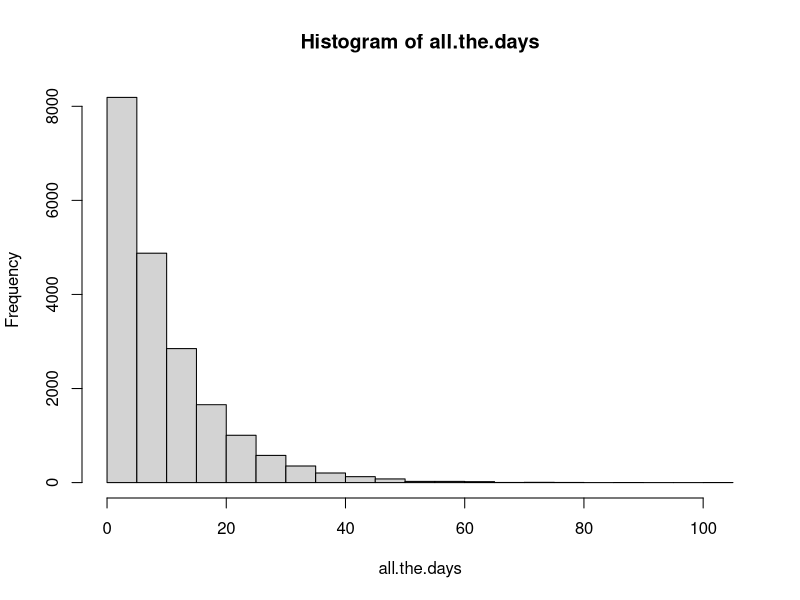
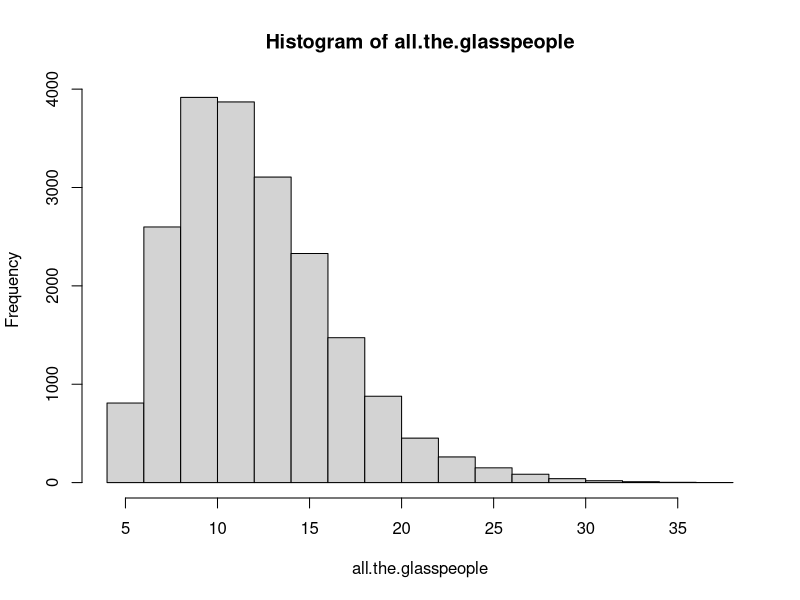

Reproduce these figures in R, in order.
## ---- chunk 1
day.number = 0
current.day = 0
while(current.day != "rain"){
  day.number = day.number + 1
  current.day = sample(c("rain","norain"), 1,prob = c(0.1,0.9))
}

day.number
current.day
## ---- chunk 2
all.the.days  = sapply(1:20000,function(i){
  day.number = 0
  current.day = 0 
  while(current.day != "rain"){
    day.number = day.number + 1
    current.day = sample(c("rain","norain"), 1,prob = c(0.1,0.9))
  }
  how.many = day.number
  return(how.many)
})
hist(all.the.days)
## ---- chunk 3
#It looks like half of the graph of normal distribution where the frequency of the number of days decreases as the number increases.
## ---- chunk 4
all.the.days  = sapply(1:20000,function(i){
  day.number = 0
  current.day = 0 
  while(current.day != "rain"){
    day.number = day.number + 1
    current.day = sample(c("rain","norain"), 1,prob = c(0.1,0.9))
  }
  how.many = day.number
  return(how.many)
})
A = mean(all.the.days)
B = sd(all.the.days)
v.return = c(A,B)
names(v.return) = c("mean","standard deviation")
v.return
## ---- chunk 5
all.the.days = sapply(1:20000,function(i){
  day.number = 0
  current.day = 0 
  while(current.day != "rain"){
    day.number = day.number + 1
    current.day = sample(c("rain","norain"), 1,prob = c(0.1,0.9))
  }
  how.many = day.number
  return(how.many)
})
sum(all.the.days == 15)/length(all.the.days)

## ---- chunk 6
all.the.days = sapply(1:20000,function(i){
  day.number = 0
  current.day = 0 
  while(current.day != "rain"){
    day.number = day.number + 1
    current.day = sample(c("rain","norain"), 1,prob = c(0.1,0.9))
  }
  how.many = day.number
  return(how.many)
})
sum(all.the.days >= 10 & all.the.days <= 15)/sum(all.the.days >= 10)

## ---- chunk 7
glasspeople.number = 0
current.glasspeople = 0
glasspeople.counter = 0
while(glasspeople.counter != 5){
  glasspeople.number = glasspeople.number + 1
  current.glasspeople = sample(c("glass","noglass"), 1,prob = c(0.4,0.6))
  glasspeople.counter = glasspeople.counter + (current.glasspeople == "glass")
}
glasspeople.number
## ---- chunk 8
all.the.glasspeople = sapply(1:20000, function(i){
  glasspeople.number = 0
current.glasspeople = 0
glasspeople.counter = 0
while(glasspeople.counter != 5){
  glasspeople.number = glasspeople.number + 1
  current.glasspeople = sample(c("glass","noglass"), 1,prob = c(0.4,0.6))
  glasspeople.counter = glasspeople.counter + (current.glasspeople == "glass")
}
how.many = glasspeople.number
return(how.many)
})
hist(all.the.glasspeople)
## ---- chunk 9
all.the.glasspeople = sapply(1:20000, function(i){
  glasspeople.number = 0
current.glasspeople = 0
glasspeople.counter = 0
while(glasspeople.counter != 5){
  glasspeople.number = glasspeople.number + 1
  current.glasspeople = sample(c("glass","noglass"), 1,prob = c(0.4,0.6))
  glasspeople.counter = glasspeople.counter + (current.glasspeople == "glass")
}
how.many = glasspeople.number
return(how.many)
})
median(all.the.glasspeople)
## ---- chunk 10
all.the.glasspeople = sapply(1:20000, function(i){
  glasspeople.number = 0
current.glasspeople = 0
glasspeople.counter = 0
while(glasspeople.counter != 5){
  glasspeople.number = glasspeople.number + 1
  current.glasspeople = sample(c("glass","noglass"), 1,prob = c(0.4,0.6))
  glasspeople.counter = glasspeople.counter + (current.glasspeople == "glass")
}
how.many = glasspeople.number
return(how.many)
})
A = mean(all.the.glasspeople)
B = sd(all.the.glasspeople)
v.return = c(A,B)
names(v.return) = c("mean","sd")
v.return
## ---- chunk 11
all.the.glasspeople = sapply(1:20000, function(i){
  glasspeople.number = 0
current.glasspeople = 0
glasspeople.counter = 0
while(glasspeople.counter != 5){
  glasspeople.number = glasspeople.number + 1
  current.glasspeople = sample(c("glass","noglass"), 1,prob = c(0.4,0.6))
  glasspeople.counter = glasspeople.counter + (current.glasspeople == "glass")
}
how.many = glasspeople.number
return(how.many)
})
sum(all.the.glasspeople >= 11)/length(all.the.glasspeople)

## ---- chunk 12
all.the.glasspeople = sapply(1:20000, function(i){
  glasspeople.number = 0
current.glasspeople = 0
glasspeople.counter = 0
while(glasspeople.counter != 5){
  glasspeople.number = glasspeople.number + 1
  current.glasspeople = sample(c("glass","noglass"), 1,prob = c(0.4,0.6))
  glasspeople.counter = glasspeople.counter + (current.glasspeople == "glass")
}
how.many = glasspeople.number
return(how.many)
})
sum(all.the.glasspeople == 15)/sum(all.the.glasspeople >= 11)

## ---- chunk 13
X = rnorm(10000, mean = 2, sd = 1)
Y = rnorm(10000, mean = -2, sd = 5)
A = mean(X)
B = sd(X)
C = mean(Y)
D = sd(Y)
v.return = c(A,B,C,D)
names(v.return) = c("meanX","sdX","meanY","sdY")
v.return
## ---- chunk 14
X = rnorm(10000, mean = 2, sd = 1)
Y = rnorm(10000, mean = -2, sd = 5)
W = X + Y
A = mean(W)
B = sd(W)
v.return = c(A,B)
names(v.return) = c("mean","standard deviation")
v.return
## ---- chunk 15
X = rnorm(10000, mean = 2, sd = 1)
Y = rnorm(10000, mean = -2, sd = 5)
W = X + Y
sum(W >= 4)/length(W)
## ---- chunk 16
X = rnorm(10000, mean = 2, sd = 1)
Y = rnorm(10000, mean = -2, sd = 5)
W = X + Y
A = mean(W)
B = sd(W)
v.return = c(abs(A),abs((26)^(1/2) - B))
names(v.return) = c("error in meanW","error in sdW")
v.return
